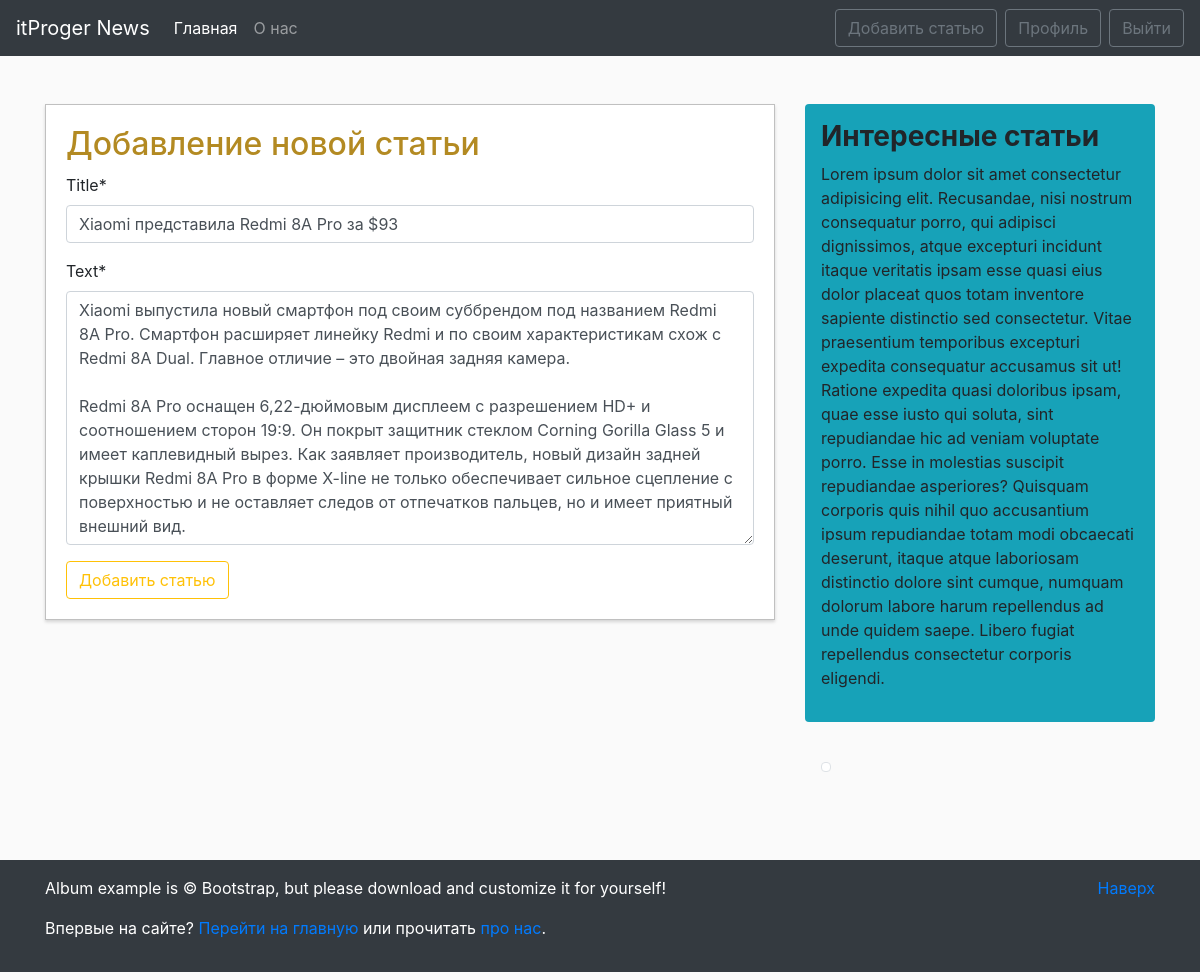
Page /news/1/update (signed in) on the committed database.
### blog/models.py (models this page shows, shortened)
class News(models.Model):
    title = models.CharField(max_length=100)
    text = models.TextField()
    date = models.DateTimeField(default=timezone.now)
    author = models.ForeignKey(User, on_delete=models.CASCADE)

### blog/views.py (the view, shortened to what this page needs)
# urls.py: path('news/<int:pk>/update', views.UpdateNewsView.as_view(), name="news-update"),
class UpdateNewsView(LoginRequiredMixin, UserPassesTestMixin, UpdateView):
    model = News
    fields = ['title', 'text']
    def test_func(self):
        news = self.get_object()
        if self.request.user == news.author:
            return True
        return False

### blog/templates/blog/news_form.html (shortened to what this page needs)
{% extends 'blog/main.html' %}
{% load crispy_forms_tags %}
{% block main_section %}
    <div class="form-section">
        <h2>Добавление новой статьи</h2>
        <form method="POST">
            {{ form|crispy }}
            <button type="submit" class="btn btn-outline-warning">Добавить статью</button>
        </form>
    </div>
{% endblock main_section %}

### blog/static/blog/main.css (style rules this page uses)
body { background-color: #fafafa; }
.form-section { background: #fff; padding: 20px; border: 1px solid silver; box-sizing: border-box; width: 100%; box-shadow: 0 2px 3px 0 rgba(74,74,74,.21); }
.form-section > h2 { color: #b38a22; margin-bottom: 10px; }

### rows in the picture
News: title "Xiaomi представила Redmi 8А Pro за $93", text "Xiaomi выпустила новый смартфон под своим суббрендом под названием Redmi 8A Pro. Смартфон расширяет линейку Redmi и по своим характеристикам схож с Redmi 8A Dual. Главное отличие – это двойная задняя камера. Redmi 8A Pro оснащен 6,22-дюймовым дисплеем с разрешением HD+ и соотношением сторон 19:9. Он покрыт защитник стеклом Corning Gorilla Glass 5 и имеет каплевидный вырез. Как заявляет производитель, новый дизайн задней крышки Redmi 8A Pro в форме X-line не только обеспечивает сильное сцепление с поверхностью и не оставляет следов от отпечатков пальцев, но и имеет приятный внешний вид."
